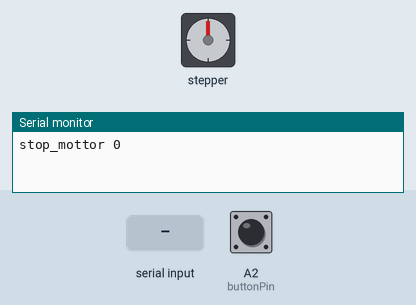
Bench run of a sketch on a simulated Arduino Uno, built with avr-gcc and run on an emulated ATmega328P. On the bench: stepper motor, the last lines printed to the serial monitor. Wiring (inferred from the names in the program): stepper motor (2048 steps per turn assumed): coils A0, pin 12, pin 13, A1. The inputs (shaded band) are chosen by the test bench; at power-on: A2 (buttonPin) LOW.

Above: at 2.2 s.
2.3 s: A2 (buttonPin) pulled HIGH for 3.2 s
At 4.33 s:
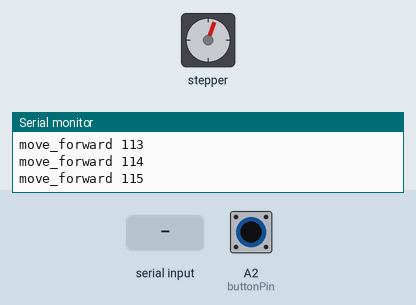
7.0 s: "30,150\n" received over Serial
Timing chart, 0 to 16.0 s (numbered marks = the images above; inputs shaded):
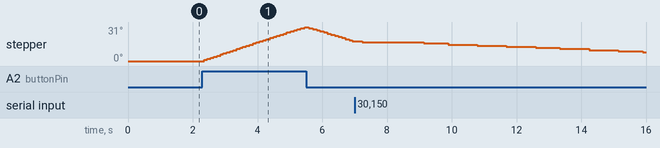

Measured:
- after the input at 2.3 s, stepper: turns 31° clockwise in 3.1 s, then 13° counter-clockwise in 1.3 s

The sketch:

print-stepper.ino
```cpp
#define potentiometer A0 //10k Variable Resistor
#define bt_F A1          // Clockwise Button
#define bt_S A2          // Stop Button
#define bt_B A3          // Anticlockwise Button

#define in1 14 //Motor  L298 Pin in1
#define in2 12 //Motor  L298 Pin in2
#define in3 13 //Motor  L298 Pin in3
#define in4 15 //Motor  L298 Pin in4

int read_ADC;
int Speed_LCD;
int Speed = 0;
int Cycles = 0;
int StepDelay = 1;
int Step;
int Mode = 1;
const int buttonPin = 16; // the number of the pushbutton pin
int buttonState = 0;      // variable for reading the pushbutton status

void setup()
{
  Serial.begin(9600);
  pinMode(in1, OUTPUT); // declare as output for L298 Pin in1
  pinMode(in2, OUTPUT); // declare as output for L298 Pin in2
  pinMode(in3, OUTPUT); // declare as output for L298 Pin in3
  pinMode(in4, OUTPUT); // declare as output for L298 Pin in4
  pinMode(buttonPin, INPUT);

  delay(1000); // Waiting for a while
}
//Speed = 50;
//Mode = 1;
void loop()
{
  if (Serial.available() > 0)
  {
    // read the incoming byte:
    int StepDelayVal = Serial.parseInt();
    if (StepDelayVal > 0)
    {
      StepDelay = StepDelayVal;
      // say what you got:
      Serial.print("I received: ");
      Serial.println(StepDelay, DEC);
    }
  }

  buttonState = digitalRead(buttonPin);

  // check if the pushbutton is pressed. If it is, the buttonState is HIGH:
  if (buttonState == HIGH)
  {
    Cycles++;

    move_forward();
  }
  else
  {
    if (Cycles > 0)
    {
      Cycles--;
      move_backward();
    }
    else
    {
      stop_mottor();
    }
  }
}

void move_forward()
{
  Serial.print("move_forward ");
  Step = Step + 1;
  if (Step > 3)
  {
    Step = 0;
  }
  call_Step(Step);
}

void move_backward()
{
  Serial.print("move_backward ");
  Step = Step - 1;
  if (Step < 0)
  {
    Step = 3;
  }

  call_Step(Step);
}

void stop_mottor()
{
  if (Step != 4)
  {
    Serial.print("stop_mottor ");
    Step = 4;
    call_Step(Step);
  }
}

void call_Step(int i)
{
  Serial.println(Cycles, DEC);
  delay(StepDelay);
  switch (i)
  {
  case 0: // 1010
    digitalWrite(in1, HIGH);
    digitalWrite(in2, LOW);
    digitalWrite(in3, HIGH);
    digitalWrite(in4, LOW);
    break;
  case 1: // 0110
    digitalWrite(in1, LOW);
    digitalWrite(in2, HIGH);
    digitalWrite(in3, HIGH);
    digitalWrite(in4, LOW);
    break;
  case 2: //0101
    digitalWrite(in1, LOW);
    digitalWrite(in2, HIGH);
    digitalWrite(in3, LOW);
    digitalWrite(in4, HIGH);
    break;
  case 3: //1001
    digitalWrite(in1, HIGH);
    digitalWrite(in2, LOW);
    digitalWrite(in3, LOW);
    digitalWrite(in4, HIGH);
    break;
  case 4: //0000
    digitalWrite(in1, LOW);
    digitalWrite(in2, LOW);
    digitalWrite(in3, LOW);
    digitalWrite(in4, LOW);
    break;
  }
}
```

print-stepper_copy.ino
```cpp
// /* Example sketch to control a 28BYJ-48 stepper motor with ULN2003 driver board and Arduino UNO. More info: https://www.makerguides.com */
// // Include the Arduino Stepper.h library:
// // #include <Stepper.h>
// #include <AccelStepper.h>
// #include <MultiStepper.h>

// void setup() {
//   // put your setup code here, to run once:

// }

// void loop() {
//   // put your main code here, to run repeatedly:

// }
// // Define number of steps per rotation:
// const int stepsPerRevolution = 2048;
// // Wiring:
// // Pin 8 to IN1 on the ULN2003 driver
// // Pin 9 to IN2 on the ULN2003 driver
// // Pin 10 to IN3 on the ULN2003 driver
// // Pin 11 to IN4 on the ULN2003 driver
// // Create stepper object called 'myStepper', note the pin order:
// Stepper myStepper(stepsPerRevolution, 14, 12, 13, 15);
// void setup() {
//   // Set the speed to 5 rpm:
//   myStepper.setSpeed(10);

//   // Begin Serial communication at a baud rate of 9600:
//   Serial.begin(9600);
// }
// void loop() {
//   // Step one revolution in one direction:
//   Serial.println("clockwise");
//   myStepper.step(stepsPerRevolution);
//   delay(10);

//   // Step one revolution in the other direction:
//   Serial.println("counterclockwise");
//   myStepper.step(-stepsPerRevolution);
//   delay(10);
// }


// #include <AccelStepper.h>
// AccelStepper stepper(AccelStepper::FULL4WIRE, 14, 12, 13, 15); // Defaults to AccelStepper::FULL4WIRE (4 pins) on 2, 3, 4, 5
// void setup()
// {
//    stepper.setMaxSpeed(1000);
//    stepper.setSpeed(70);
// }
// void loop()
// {
//    stepper.runSpeed();
// }
```
